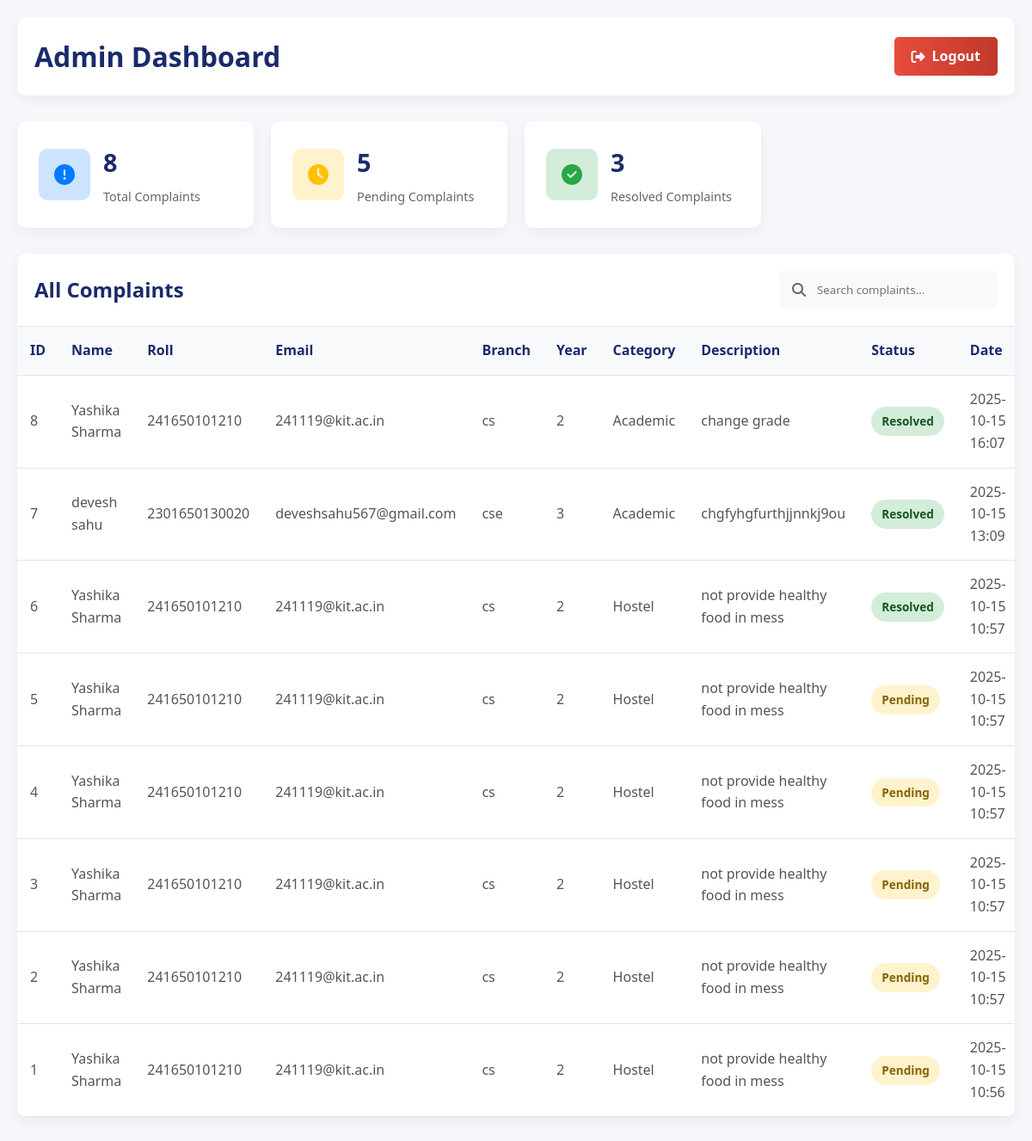
Screenshot of /dashboard (signed in) with the database file from the repository.
### tables this page shows
CREATE TABLE complaints(
        id INTEGER PRIMARY KEY AUTOINCREMENT,
        name TEXT,
        roll TEXT,
        email TEXT,
        branch TEXT,
        year TEXT,
        category TEXT,
        description TEXT,
        status TEXT DEFAULT 'Pending',
        date TEXT
    );

### app.py (the view)
@app.route('/dashboard')
def dashboard():
    if 'admin' not in session:
        return redirect(url_for('admin_login'))
    conn = sqlite3.connect('complaint.db')
    cur = conn.cursor()
    cur.execute("SELECT * FROM complaints ORDER BY id DESC")
    data = cur.fetchall()
    conn.close()
    return render_template('dashboard.html', data=data)

### templates/dashboard.html (shortened to what this page needs)
<!DOCTYPE html>
<html lang="en">
<head>
    <link rel="stylesheet" href="https://cdnjs.cloudflare.com/ajax/libs/font-awesome/6.4.0/css/all.min.css">
    <link rel="stylesheet" href="{{ url_for('static', filename='dashboard.css') }}">
</head>
<body>
    <div class="dashboard-container">
        <div class="header">
            <h2>Admin Dashboard</h2>
            <a href="/logout" class="logout-btn"><i class="fas fa-sign-out-alt"></i> Logout</a>
        </div>
        <div class="stats-cards">
            <div class="stat-card">
                <div class="stat-icon total">
                    <i class="fas fa-exclamation-circle"></i>
                </div>
                <div class="stat-info">
                    <h3>{{ data|length }}</h3>
                    <p>Total Complaints</p>
                </div>
            </div>
            <div class="stat-card">
                <div class="stat-icon pending">
                    <i class="fas fa-clock"></i>
                </div>
                <div class="stat-info">
                    <h3>
                        {% set pending_count = [] %}
                        {{ pending_count|length }}
                    </h3>
                    <p>Pending Complaints</p>
                </div>
            </div>
            <div class="stat-card">
                <div class="stat-icon resolved">
                    <i class="fas fa-check-circle"></i>
                </div>
                <div class="stat-info">
                    <h3>
                        {% set resolved_count = [] %}
                        {{ resolved_count|length }}
                    </h3>
                    <p>Resolved Complaints</p>
                </div>
            </div>
        </div>
        <div class="table-container">
            <div class="table-header">
                <h3>All Complaints</h3>
                <div class="search-box">
                    <i class="fas fa-search"></i>
                    <input type="text" placeholder="Search complaints...">
                </div>
            </div>
            {% if data %}
            <table>
                <thead>
                    <tr>
                        <th>ID</th>
                        <th>Name</th>
                        <th>Roll</th>
                        <th>Email</th>
                        <th>Branch</th>
                        <th>Year</th>
                        <th>Category</th>
                        <th>Description</th>
                        <th>Status</th>
                        <th>Date</th>
                    </tr>
                </thead>
                <tbody>
                    {% for row in data %}
                    <tr>
                        <td>{{ row[0] }}</td>
                        <td>{{ row[1] }}</td>
                        <td>{{ row[2] }}</td>
                        <td>{{ row[3] }}</td>
                        <td>{{ row[4] }}</td>
                        <td>{{ row[5] }}</td>
                        <td>{{ row[6] }}</td>
                        <td>{{ row[7] }}</td>
                        <td>
                            {% if row[8] == 'Pending' %}
                                <span class="status-pending">{{ row[8] }}</span>
                            {% else %}
                                <span class="status-resolved">{{ row[8] }}</span>
                            {% endif %}
                        </td>
                        <td>{{ row[9] }}</td>
                    </tr>
                    {% endfor %}
                </tbody>
            </table>
            {% else %}
            <div class="no-data">
                <i class="fas fa-inbox"></i>
                <h3>No Complaints Found</h3>
                <p>There are no complaints in the system yet.</p>
            </div>
            {% endif %}
        </div>
    </div>
</body>
</html>

### static/dashboard.css (style rules this page uses)
* { margin: 0; padding: 0; box-sizing: border-box; font-family: 'Segoe UI', Tahoma, Geneva, Verdana, sans-serif; }
body { background: #f5f7fa; color: #333; line-height: 1.6; }
.dashboard-container { min-height: 100vh; padding: 20px; }
.header { display: flex; justify-content: space-between; align-items: center; margin-bottom: 30px; padding: 20px; background: white; border-radius: 10px; box-shadow: 0 5px 15px rgba(0, 0, 0, 0.05); }
.header h2 { color: #1a2a6c; font-size: 2rem; }
.logout-btn { background: linear-gradient(to right, #e74c3c, #c0392b); color: white; border: none; padding: 10px 20px; border-radius: 5px; font-weight: 600; cursor: pointer; transition: all 0.3s ease; text-decoration: none; display: inline-flex; align-items: center; }
.logout-btn i { margin-right: 8px; }
.stats-cards { display: grid; grid-template-columns: repeat(auto-fill, minmax(250px, 1fr)); gap: 20px; margin-bottom: 30px; }
.stat-card { background: white; padding: 25px; border-radius: 10px; box-shadow: 0 5px 15px rgba(0, 0, 0, 0.05); display: flex; align-items: center; transition: transform 0.3s ease; }
.stat-icon { width: 60px; height: 60px; border-radius: 10px; display: flex; align-items: center; justify-content: center; margin-right: 15px; font-size: 1.5rem; }
.stat-icon.pending { background: rgba(255, 193, 7, 0.2); color: #ffc107; }
.stat-icon.resolved { background: rgba(40, 167, 69, 0.2); color: #28a745; }
.stat-icon.total { background: rgba(0, 123, 255, 0.2); color: #007bff; }
.stat-info h3 { font-size: 1.8rem; margin-bottom: 5px; color: #1a2a6c; }
.stat-info p { color: #666; font-size: 0.9rem; }
.table-container { background: white; border-radius: 10px; box-shadow: 0 5px 15px rgba(0, 0, 0, 0.05); overflow: hidden; margin-bottom: 30px; }
.table-header { padding: 20px; border-bottom: 1px solid #e1e5ee; display: flex; justify-content: space-between; align-items: center; }
.table-header h3 { color: #1a2a6c; font-size: 1.5rem; }
.search-box { display: flex; align-items: center; background: #f8f9fa; border-radius: 5px; padding: 8px 15px; }
.search-box input { border: none; background: transparent; padding: 5px; outline: none; width: 200px; }
.search-box i { color: #666; margin-right: 8px; }
table { width: 100%; border-collapse: collapse; }
table thead { background: #f8f9fa; }
table th { padding: 15px; text-align: left; font-weight: 600; color: #1a2a6c; border-bottom: 1px solid #e1e5ee; }
table tbody tr { border-bottom: 1px solid #e1e5ee; transition: background 0.3s ease; }
table td { padding: 15px; color: #555; }
.status-pending { background: #fff3cd; color: #856404; padding: 6px 12px; border-radius: 20px; font-size: 0.85rem; font-weight: 600; display: inline-block; }
.status-resolved { background: #d4edda; color: #155724; padding: 6px 12px; border-radius: 20px; font-size: 0.85rem; font-weight: 600; display: inline-block; }

### rows the page displays
complaints: id "8", name "Yashika Sharma", roll "241650101210", email "241119@kit.ac.in", branch "cs", year "2", category "Academic", description "change grade", status "Resolved", date "2025-10-15 16:07"
complaints: id "7", name "devesh sahu", roll "2301650130020", email "deveshsahu567@gmail.com", branch "cse", year "3", category "Academic", description "chgfyhgfurthjjnnkj9ou", status "Resolved", date "2025-10-15 13:09"
complaints: id "6", name "Yashika Sharma", roll "241650101210", email "241119@kit.ac.in", branch "cs", year "2", category "Hostel", description "not provide healthy food in mess", status "Resolved", date "2025-10-15 10:57"
complaints: id "5", name "Yashika Sharma", roll "241650101210", email "241119@kit.ac.in", branch "cs", year "2", category "Hostel", description "not provide healthy food in mess", status "Pending", date "2025-10-15 10:57"
complaints: id "4", name "Yashika Sharma", roll "241650101210", email "241119@kit.ac.in", branch "cs", year "2", category "Hostel", description "not provide healthy food in mess", status "Pending", date "2025-10-15 10:57"
complaints: id "3", name "Yashika Sharma", roll "241650101210", email "241119@kit.ac.in", branch "cs", year "2", category "Hostel", description "not provide healthy food in mess", status "Pending", date "2025-10-15 10:57"
complaints: id "2", name "Yashika Sharma", roll "241650101210", email "241119@kit.ac.in", branch "cs", year "2", category "Hostel", description "not provide healthy food in mess", status "Pending", date "2025-10-15 10:57"
complaints: id "1", name "Yashika Sharma", roll "241650101210", email "241119@kit.ac.in", branch "cs", year "2", category "Hostel", description "not provide healthy food in mess", status "Pending", date "2025-10-15 10:56"

### other values shown
{{ data|length }} "8"
{{ pending_count|length }} "5"
{{ resolved_count|length }} "3"
